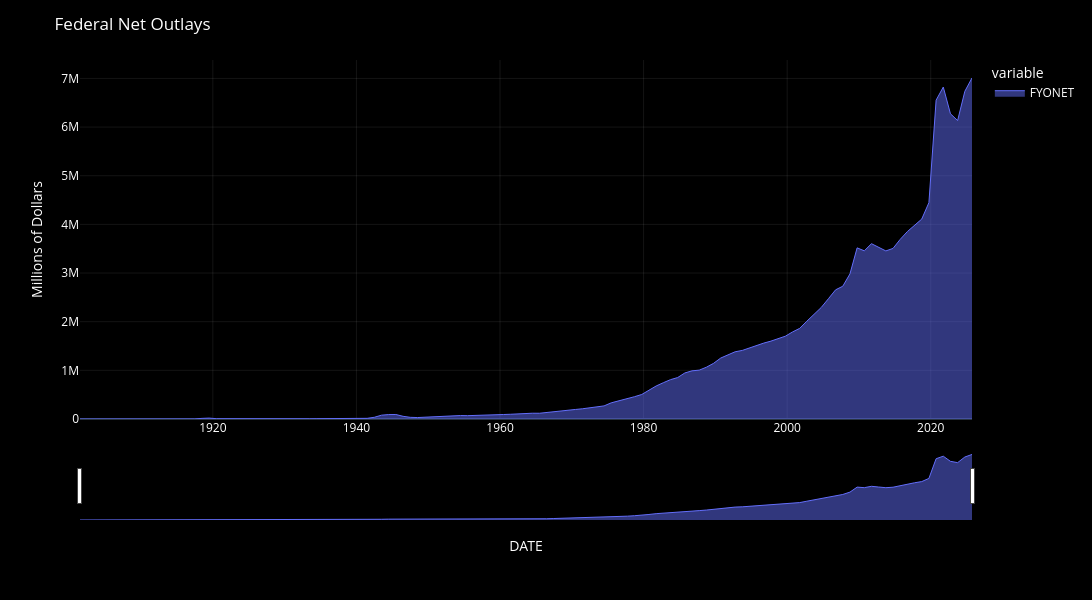

The code cell stored with this chart in its notebook:
### Markdown cell above
- **Plot data**

### Code cell
plot_df_chart(
    df[[INDICATOR]],
    chart_title = DICT[INDICATOR]["title"],
    yaxis_title = DICT[INDICATOR]["unit"],
    use_markers=False,
    fill=True
)
